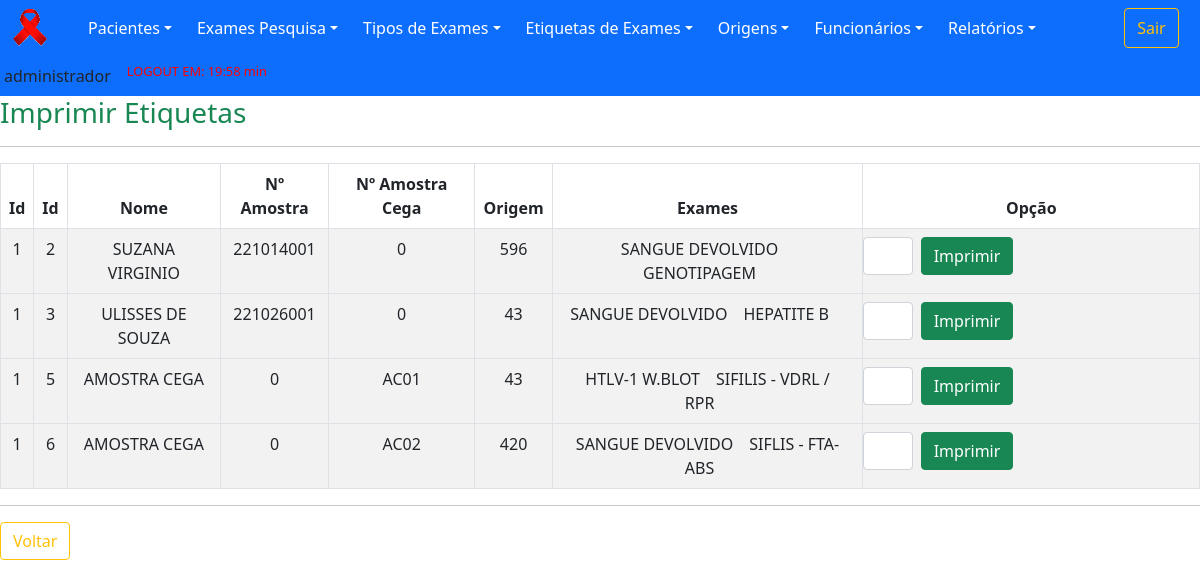
Before: /views/etiquetasImprimir.php (signed in) with the older database file.
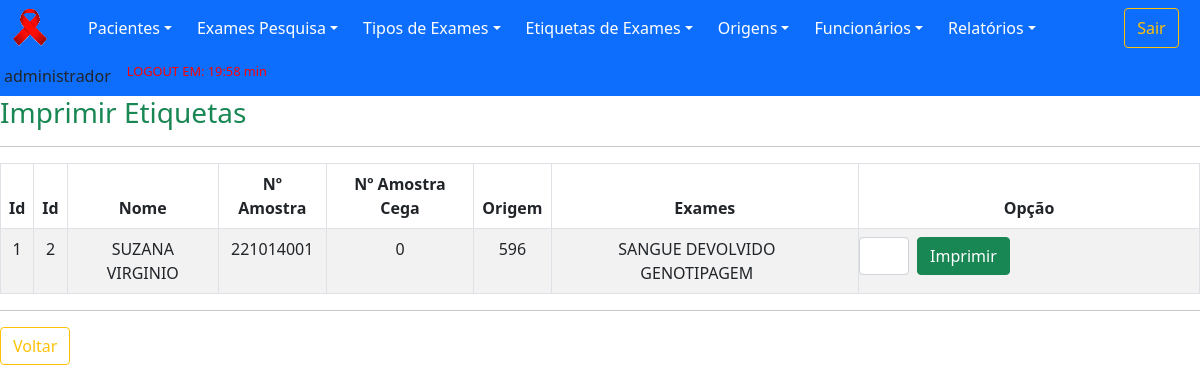
After: the same page with the newer database file.
### tables this page shows
CREATE TABLE `examesSolicitados` (
  `idExamesSolicitados` int(11) NOT NULL,
  `numAmostra` int(11) DEFAULT NULL,
  `numAmostraCega` varchar(100) DEFAULT NULL,
  `dataCadastroE` date DEFAULT NULL,
  `horaCadastro` time DEFAULT NULL,
  `dataAmostra` date DEFAULT NULL,
  `tiposExames` varchar(255) DEFAULT NULL,
  `idFuncionario` int(11) DEFAULT NULL,
  `idPaciente` int(11) DEFAULT NULL,
  `idOrigem` int(11) DEFAULT NULL,
  `imprimir` int(11) DEFAULT NULL
);

CREATE TABLE `paciente` (
  `idPaciente` int(11) NOT NULL,
  `nomePaciente` varchar(60) DEFAULT NULL,
  `prontuario` varchar(30) DEFAULT NULL,
  `gestante` varchar(3) DEFAULT NULL,
  `numSus` varchar(30) DEFAULT NULL,
  `cpf` varchar(15) DEFAULT NULL,
  `sexo` varchar(15) DEFAULT NULL,
  `identidade` varchar(20) DEFAULT NULL,
  `orgaoEmissor` varchar(15) DEFAULT NULL,
  `naturalidade` varchar(30) DEFAULT NULL,
  `nacionalidade` varchar(30) DEFAULT NULL,
  `dataCadastroP` date DEFAULT NULL,
  `idFuncionario` int(11) DEFAULT NULL,
  `dataAltCad` date DEFAULT NULL,
  `idFuncionarioAlt` int(11) DEFAULT NULL
);

CREATE TABLE `origem` (
  `idOrigem` int(11) NOT NULL,
  `descricao` varchar(255) DEFAULT NULL,
  `cap` varchar(10) DEFAULT NULL,
  `numOrigem` int(11) DEFAULT NULL,
  `statusOrigem` varchar(8) DEFAULT NULL
);

CREATE TABLE `tipoExames` (
  `idTipoExames` int(11) NOT NULL,
  `tipoExame` varchar(255) DEFAULT NULL,
  `statusExame` varchar(8) DEFAULT NULL
);

### dao/DAO-sistemaCihiv.php (called while the page is built, shortened)
<?php
    class SistemaDAO
        {
            public function PesquisaDados($nomeTabela,$dado,$valor)
                {
                    $conn = Database::connect();
                    $conn->exec('SET CHARACTER SET utf8');
                    $sql = "SELECT * FROM $nomeTabela WHERE $dado = '$valor'";
                    try
                        {
                            $listar = $conn->query($sql);
                            $buscar = $listar->fetchAll(PDO::FETCH_OBJ);
                            $numRows = $listar->rowCount();
                        }
                    catch (PDOException $exc)
                        {
                            $buscar = $exc->getTraceAsString();
                        }
                    return $buscar;
                }
            public function ImprimirEtiquetas($idFuncionario)
                {
                    $conn = Database::connect();
                    $conn->exec('SET CHARACTER SET utf8');
                    $sql = "SELECT * FROM examesSolicitados e, paciente p, origem o
                    WHERE e.idFuncionario = '$idFuncionario'
                    AND e.imprimir = 0
                    AND p.idPaciente = e.idPaciente
                    AND o.idOrigem = e.idOrigem
                    GROUP BY e.idExamesSolicitados";
                    try
                        {
                            $listar = $conn->query($sql);
                            $buscar = $listar->fetchAll(PDO::FETCH_OBJ);
                            $numRows = $listar->rowCount();
                        }
                    catch (PDOException $exc)
                        {
                            $buscar = $exc->getTraceAsString();
                        }
                    return $buscar;
                }
        }
?>

### views/etiquetasImprimir.php (the view, shortened to what the changed rows need)
<?php
	include "../template/menuPrincipal.php";
    include "../dao/DAO-sistemaCihiv.php";
?>
        <div cIlass="container">
            <div id="page-content-wrapper">
				<div class="panel-content">
					<div class="col-md-12">
                        <table class="table table-striped table-bordered table-condensed">
                            <thead>
                                <tr>
                                    <th>Id</th>
                                    <th>Id</th>
                                    <th>Nome</th>
                                    <th>Nº Amostra</th>
                                    <th>Nº Amostra Cega</th>
                                    <th>Origem</th>
                                    <th>Exames</th>
                                    <th>Opção</th>
                                </tr>
                            </thead>
                            <tbody>
                                <?php
                                    require_once '../dao/DAO-sistemaCihiv.php';
                                    $origemDAO = new SistemaDAO();
                                    foreach($origemDAO->ImprimirEtiquetas($_SESSION['idFuncionario']) as $resp)
                                        {
                                            ?>
                                                <tr>
                                                    <td><?php echo $idFuncionario = $resp->idFuncionario;?></td>
                                                    <td><?php echo $idExamesSolicitados = $resp->idExamesSolicitados;?></td>
                                                    <td><?php echo $nomePaciente = $resp->nomePaciente;?></td>
                                                    <td><?php echo $numAmostra = $resp->numAmostra;?></td>
                                                    <td><?php echo $numAmostraCega = $resp->numAmostraCega;?></td>
                                                    <td><?php echo $numOrigem = $resp->numOrigem;?></td>
                                                    <td>
                                                        <?php
                                                            $tiposExames = $resp->tiposExames;
                                                            $tiposExames =  unserialize($tiposExames);
                                                            $t = sizeof($tiposExames);
                                                            for ($i = 0; $i < $t; $i++)
                                                                {
                                                                    $id = $tiposExames[$i];
                                                                    $nomeTabela3 = "tipoExames";
                                                                    $dado3 = "idTipoExames";
                                                                    $exame1DAO = new SistemaDAO();
                                                                    foreach ($exame1DAO->PesquisaDados($nomeTabela3,$dado3,$id) as $resp)
                                                                        {
                                                                            echo $tipoExame = $resp->tipoExame . "&emsp;";
                                                                        }
                                                                }
                                                        ?>
                                                    </td>
                                                    <td>
                                                        <form action="../controllers/etiquetasImprimir.php?action=1&id=<?php echo $idExamesSolicitados; ?>" method="POST">
                                                            <div class="row">
                                                                <div class="col px-md-1 col-md-2">
                                                                    <input type="text"  class="form-control" name="quantidade" >
                                                                </div>
                                                                <div class="col px-md-1 col-md-2">
                                                                    <button type="submit" class="btn btn-success">Imprimir</button>
                                                                </div>
                                                            </div>
                                                        </form>
                                                    </td>
                                                <tr>
                                            <?php
                                        }
                                ?>
                            </tbody>
                        </table>
					</div>
                </div>
            </div>
		</div>
    </body>
</html>

Changed rows visible on the page:
removed examessolicitados: idPaciente.idFuncionario "1", idExamesSolicitados "3", idPaciente.nomePaciente "ULISSES DE SOUZA", numAmostra "221026001", numAmostraCega "0", idOrigem.numOrigem "43", tipoexames (tipoExame "SANGUE DEVOLVIDO")
no longer on this page (row unchanged): tipoexames: tipoExame "HEPATITE B"
removed examessolicitados: idPaciente.idFuncionario "1", idExamesSolicitados "5", idPaciente.nomePaciente "AMOSTRA CEGA", numAmostra "0", numAmostraCega "AC01", idOrigem.numOrigem "43"
no longer on this page (row unchanged): tipoexames: tipoExame "HTLV-1 W.BLOT"
no longer on this page (row unchanged): tipoexames: tipoExame "SIFILIS - VDRL / RPR"
removed examessolicitados: idPaciente.idFuncionario "1", idExamesSolicitados "6", idPaciente.nomePaciente "AMOSTRA CEGA", numAmostra "0", numAmostraCega "AC02", idOrigem.numOrigem "420", tipoexames (tipoExame "SANGUE DEVOLVIDO")
no longer on this page (row unchanged): tipoexames: tipoExame "SIFLIS - FTA-ABS"
